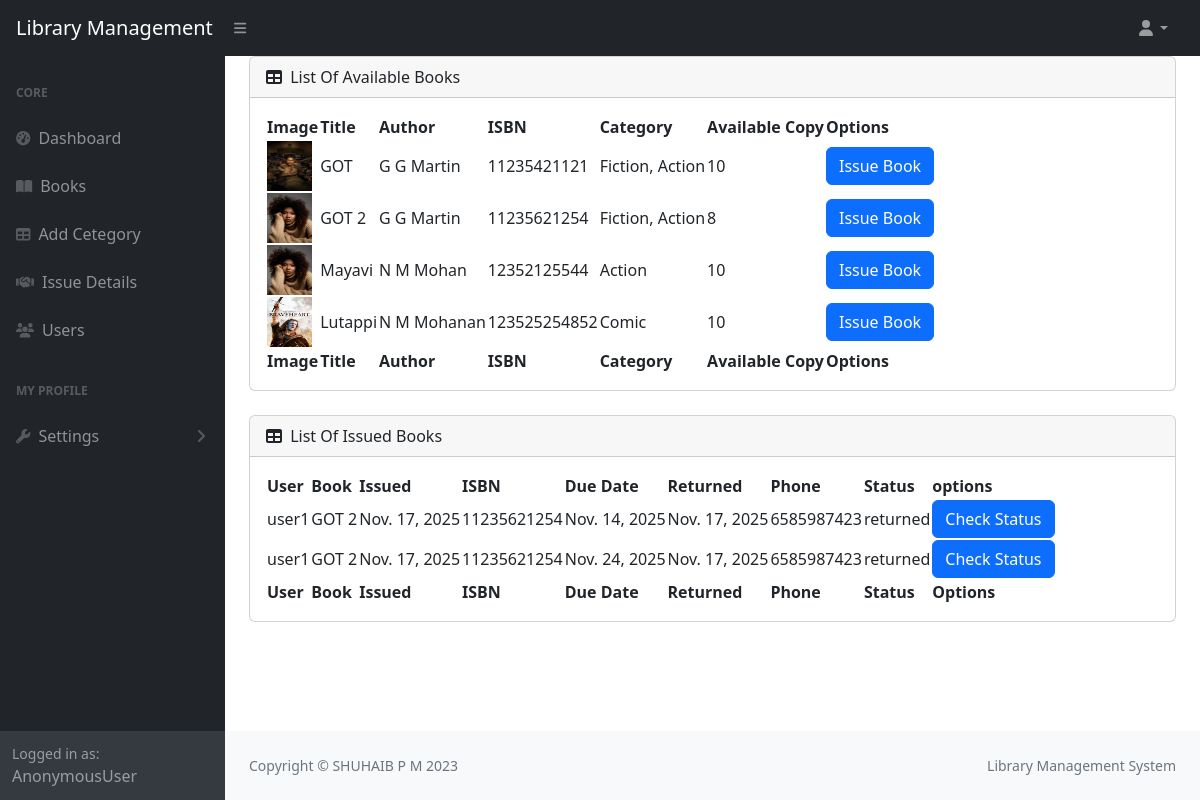
The app's page /issue/, older data.
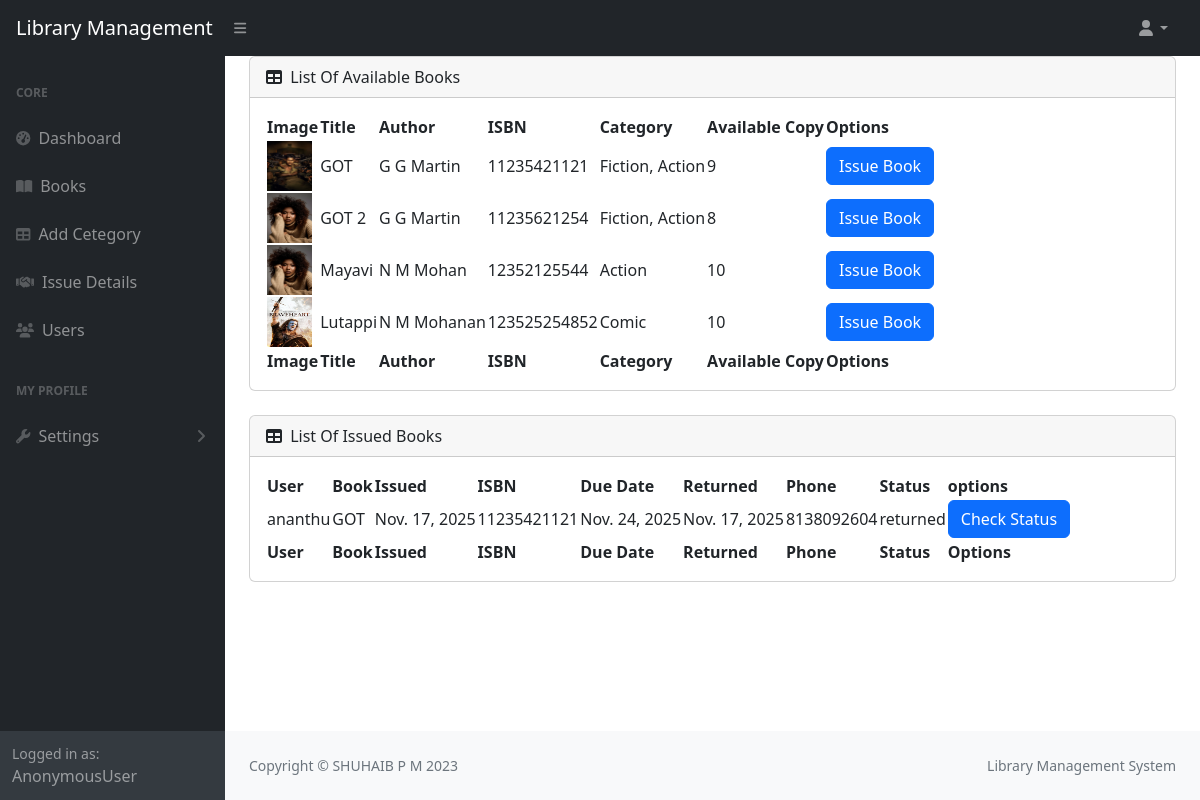
The same page, newer data.
### libraryApp/models.py (models this page shows, shortened)
class Book(models.Model):
    user=models.ForeignKey(User,on_delete=models.CASCADE,related_name="bookUser")
    title=models.CharField(max_length=100)
    author=models.CharField(max_length=20)
    isbn=models.IntegerField()
    image=models.ImageField(upload_to="books",default="books/default.jpeg",null=True,blank=True)
    category=models.ManyToManyField(Category,related_name="bookCategory")
    total_copy=models.IntegerField()
    avl_copy=models.IntegerField()
    added_on=models.DateField(auto_now_add=True)
    def __str__(self):
        return self.title

class Category(models.Model):
    category=models.CharField(max_length=20,unique=True)

class Issue(models.Model):
    STATUS = (
        ('issued', 'Issued'),
        ('returned', 'Returned'),
        ('overdue', 'Overdue'),
    )
    user = models.ForeignKey(User, on_delete=models.CASCADE, related_name="issued_by")
    book = models.ForeignKey(Book, on_delete=models.CASCADE, related_name="issued_book")
    issue_date = models.DateField(auto_now_add=True)
    due_date = models.DateField()
    returned_date = models.DateField(null=True, blank=True)
    fine = models.IntegerField(default=0)
    status = models.CharField(max_length=10, choices=STATUS, default="issued")

class User(AbstractUser):
    email=models.EmailField(unique=True)
    option = (
        ('user','user'),
        ('staff','staff')
    )
    phone=models.CharField(max_length=15)
    role=models.CharField(max_length=100,choices=option,default="user")
    profile=models.ImageField(upload_to="profile",default="profile/default.jpeg",null=True,blank=True)
    otp=models.CharField(max_length=20)
    is_verified=models.BooleanField(default=False)

### libraryApp/views.py (the view)
# urls.py: path("issue/",views.IssueBookView.as_view(),name="issue"),
class IssueBookView(View):
    def get(self, request):
        books=Book.objects.filter(avl_copy__gt = 0)
        issued=Issue.objects.all()
        return render(request,"issuebook.html",{"books":books,"issued":issued})

### libraryApp/context_processor.py (called while the page is built)
def library_status(request):
    total_books = Book.objects.count()
    total_copies = Book.objects.aggregate(total=models.Sum("total_copy"))["total"] or 0
    avl_books = Book.objects.aggregate(total=models.Sum("avl_copy"))["total"] or 0
    issued_books=Issue.objects.filter(status="issued").count()
    overdue_books=Issue.objects.filter(status="overdue").count()
    return {
        "total_books": total_books,
        "total_copies": total_copies,
        "avl_books": avl_books,
        "issued_books": issued_books,
        "overdue_books": overdue_books,
    }

### libraryApp/templates/issuebook.html
{% extends 'dashboard.html' %}
{% block main %}
                <div class="container-fluid px-4">
                    <div id="section-table" class="card mb-4">
                        <div class="card-header">
                            <i class="fas fa-table me-1"></i>
                            List Of Available Books
                        </div>
                        <div class="card-body">
                            <table id="datatablesSimple" class="datatable">
                                <thead>
                                    <tr>
                                        <th>Image</th>
                                        <th>Title</th>
                                        <th>Author</th>
                                        <th>ISBN</th>
                                        <th>Category</th>
                                        <th>Available Copy</th>
                                        <th>Options</th>
                                    </tr>
                                </thead>
                                <tfoot>
                                    <tr>
                                        <th>Image</th>
                                        <th>Title</th>
                                        <th>Author</th>
                                        <th>ISBN</th>
                                        <th>Category</th>
                                        <th>Available Copy</th>
                                        <th>Options</th>
                                    </tr>
                                </tfoot>
                                <tbody>
                                    {% for book in books %}
                                    <tr>
                                        <td>
                                            <img src="{{book.image.url}}"  height="50px" width="45px" alt="img">
                                        </td>
                                        <td>{{book.title}}</td>
                                        <td>{{book.author}}</td>
                                        <td>{{book.isbn}}</td>
                                        <td>
                                            {% for cat in book.category.all %}
                                                {{ cat.category }}{% if not forloop.last %}, {% endif %}
                                            {% endfor %}
                                        </td>
                                        <td>{{book.avl_copy}}</td>
                                        <td>
                                            <a href="{% url 'issueuser' book.id %}" class="btn btn-primary">Issue Book</a>
                                        </td>
                                    </tr>
                                    {% endfor %}
                                </tbody>
                            </table>
                        </div>
                    </div>
                    <div id="section-issue" class="card mb-4">
                        <div class="card-header">
                            <i class="fas fa-table me-1"></i>
                            List Of Issued Books
                        </div>
                        <div class="card-body">
                            <table id="datatablesSimple1" class="datatable">
                                <thead>
                                    <tr>
                                        <th>User</th>
                                        <th>Book</th>
                                        <th>Issued</th>
                                        <th>ISBN</th>
                                        <th>Due Date</th>
                                        <th>Returned</th>
                                        <th>Phone</th>
                                        <th>Status</th>
                                        <th>options</th>
                                    </tr>
                                </thead>
                                <tfoot>
                                    <tr>
                                        <th>User</th>
                                        <th>Book</th>
                                        <th>Issued</th>
                                        <th>ISBN</th>
                                        <th>Due Date</th>
                                        <th>Returned</th>
                                        <th>Phone</th>
                                        <th>Status</th>
                                        <th>Options</th>
                                    </tr>
                                </tfoot>
                                <tbody>
                                    {% for issue in issued %}
                                    <tr>
                                        <td>{{issue.user}}</td>
                                        <td>{{issue.book}}</td>
                                        <td>{{issue.issue_date}}</td>
                                        <td>{{issue.book.isbn}}</td>
                                        <td>{{issue.due_date}}</td>
                                        <td>{{issue.returned_date}}</td>
                                        <td>{{issue.user.phone}}</td>
                                        <td>{{issue.status}}</td>
                                        <td>
                                            <a href="{% url 'return' issue.id %}" class="btn btn-primary">Check Status</a>
                                        </td>
                                    </tr>
                                    {% endfor %}
                                </tbody>
                            </table>
                        </div>
                    </div>
                </div>
{% endblock %}

### libraryApp/templates/dashboard.html (shortened to what this page needs)
{% load static %}
<!DOCTYPE html>
<html lang="en">
<head>
    <link href="https://cdn.jsdelivr.net/npm/simple-datatables@7.1.2/dist/style.min.css" rel="stylesheet" />
    <link href="{% static 'css/styles.css' %}" rel="stylesheet" />
</head>
<body class="sb-nav-fixed">
    <nav class="sb-topnav navbar navbar-expand navbar-dark bg-dark">
        <a class="navbar-brand ps-3" href="#">Library Management</a>
        <button class="btn btn-link btn-sm order-1 order-lg-0 me-4 me-lg-0" id="sidebarToggle" href="#!"><i
                class="fas fa-bars"></i></button>
        <ul class="navbar-nav ms-auto ms-md-0 me-3 me-lg-4">
            <li class="nav-item dropdown">
                <a class="nav-link dropdown-toggle" id="navbarDropdown" href="#" role="button" data-bs-toggle="dropdown"
                    aria-expanded="false"><i class="fas fa-user fa-fw"></i></a>
            </li>
        </ul>
    </nav>
    <div id="layoutSidenav">
        <div id="layoutSidenav_nav">
            <nav class="sb-sidenav accordion sb-sidenav-dark" id="sidenavAccordion">
                <div class="sb-sidenav-menu">
                    <div class="nav">
                        <div class="sb-sidenav-menu-heading">Core</div>
                        <a class="nav-link" href="{% url 'dashboard' %}">
                            <div class="sb-nav-link-icon"><i class="fas fa-tachometer-alt"></i></div>
                            Dashboard
                        </a>
                        <a class="nav-link" href="{% url 'book' %}">
                            <div class="sb-nav-link-icon"><i class="fas fa-book-open"></i></div>
                            Books
                        </a>
                        <a class="nav-link" href="{% url 'category' %}">
                            <div class="sb-nav-link-icon"><i class="fas fa-table"></i></div>
                            Add Cetegory
                        </a>
                        <a class="nav-link" href="{% url 'issue' %}">
                            <div class="sb-nav-link-icon"><i class="fa fa-handshake"></i></div>
                            Issue Details
                        </a>
                        <a class="nav-link" href="{% url 'user' %}">
                            <div class="sb-nav-link-icon"><i class="fas fa-users"></i></div>
                            Users
                        </a>
                        <div class="sb-sidenav-menu-heading">My Profile</div>
                        <a class="nav-link collapsed" href="#" data-bs-toggle="collapse"
                            data-bs-target="#collapseLayouts" aria-expanded="false" aria-controls="collapseLayouts">
                            <div class="sb-nav-link-icon"><i class="fas fa-wrench"></i></div>
                            Settings
                            <div class="sb-sidenav-collapse-arrow"><i class="fas fa-angle-down"></i></div>
                        </a>
                    </div>
                </div>
                <div class="sb-sidenav-footer">
                    <div class="small">Logged in as:</div>
                    {{request.user}}
                </div>
            </nav>
        </div>
        <div id="layoutSidenav_content">
            <main>
                {% block main %}{% endblock %}
            </main>
            <footer class="py-4 bg-light mt-auto">
                <div class="container-fluid px-4">
                    <div class="d-flex align-items-center justify-content-between small">
                        <div class="text-muted">Copyright &copy; SHUHAIB P M 2023</div>
                        <div class="text-muted">
                            Library Management System
                        </div>
                    </div>
                </div>
            </footer>
        </div>
    </div>
</body>
</html>

Row changes from the older to the newer data that the page shows:
removed Issue: user "user1", book "GOT 2", issue_date "Nov. 17, 2025", book.isbn "11235621254", due_date "Nov. 14, 2025", returned_date "Nov. 17, 2025", user.phone "6585987423", status "returned"
removed Issue: user "user1", book "GOT 2", issue_date "Nov. 17, 2025", book.isbn "11235621254", due_date "Nov. 24, 2025", returned_date "Nov. 17, 2025", user.phone "6585987423", status "returned"
changed Book "GOT": avl_copy "10" → "9"
added Issue: user "ananthu", book "GOT", issue_date "Nov. 17, 2025", book.isbn "11235421121", due_date "Nov. 24, 2025", returned_date "Nov. 17, 2025", user.phone "8138092604", status "returned"
